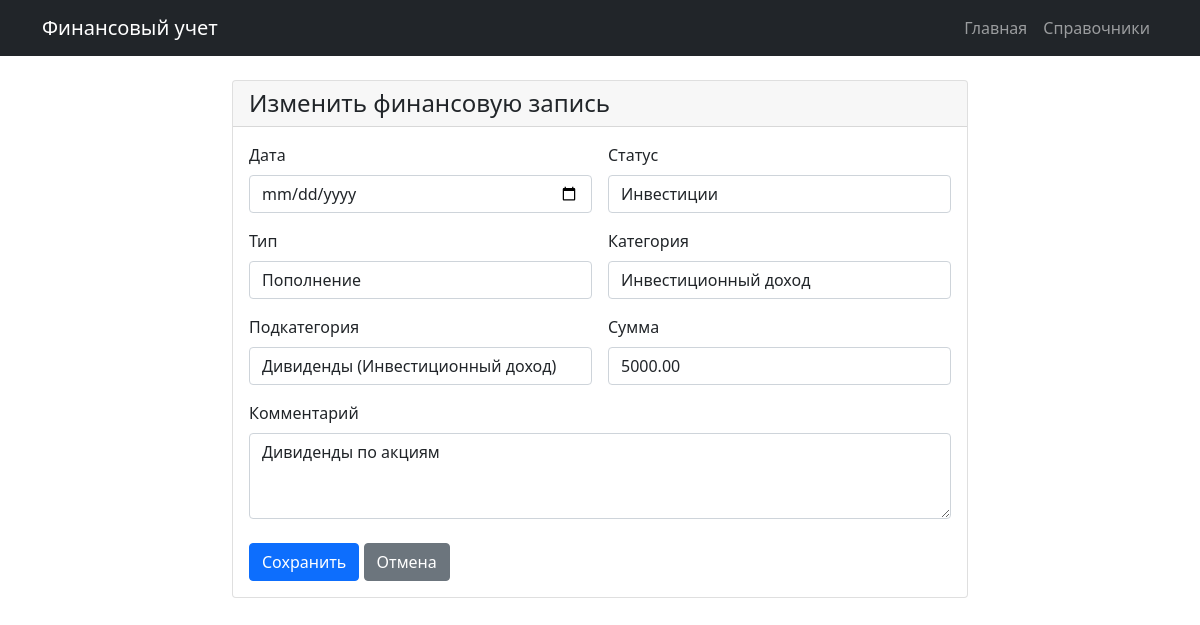
Page /4/edit/ on the committed database.
### task/models.py (models this page shows, shortened)
class FinancialRecord(models.Model):
    record_date = models.DateField()
    status = models.ForeignKey(Status, on_delete=models.PROTECT)
    operation_type = models.ForeignKey(OperationType, on_delete=models.PROTECT)
    category = models.ForeignKey(Category, on_delete=models.PROTECT)
    subcategory = models.ForeignKey(SubCategory, on_delete=models.PROTECT)
    amount = models.DecimalField(max_digits=10, decimal_places=2)
    comment = models.TextField(blank=True, null=True)
    created_at = models.DateTimeField(auto_now_add=True)
    updated_at = models.DateTimeField(auto_now=True)
    class Meta:
        managed = False
        db_table = 'finance_records'
        verbose_name_plural = "финансовый учет"
        indexes = [
            models.Index(fields=['record_date']),
            models.Index(fields=['status']),
            models.Index(fields=['operation_type']),
            models.Index(fields=['category']),
            models.Index(fields=['amount']),
        ]

### task/views.py (the view)
# urls.py: path('<int:pk>/edit/', views.RecordUpdateView.as_view(), name='record_edit'),
class RecordUpdateView(UpdateView):
    model = FinancialRecord
    form_class = FinancialRecordForm
    template_name = 'finance/record_form.html'
    success_url = reverse_lazy('finance:record_list')

### task/forms.py
class FinancialRecordForm(forms.ModelForm):
    class Meta:
        model = FinancialRecord
        fields = ['record_date', 'status', 'operation_type', 'category', 'subcategory', 'amount', 'comment']
        widgets = {
            'record_date': forms.DateInput(attrs={'type': 'date', 'class': 'form-control'}),
            'status': forms.Select(attrs={'class': 'form-control'}),
            'operation_type': forms.Select(attrs={'class': 'form-control'}),
            'category': forms.Select(attrs={'class': 'form-control'}),
            'subcategory': forms.Select(attrs={'class': 'form-control'}),
            'amount': forms.NumberInput(attrs={'class': 'form-control', 'step': '0.01'}),
            'comment': forms.Textarea(attrs={'class': 'form-control', 'rows': 3}),
        }

### task/models.py (called while the page is built)
    def __str__(self):
        return self.name

    def __str__(self):
        return self.name

    def __str__(self):
        return f"{self.name}"

    def __str__(self):
        return f"{self.name} ({self.category})"

### task/templates/finance/record_form.html (shortened to what this page needs)
{% extends 'base.html' %}
{% block content %}
<div class="row justify-content-center">
    <div class="col-md-8">
        <div class="card">
            <div class="card-header">
                <h4 class="mb-0">{% if form.instance.pk %}Изменить{% else %}Добавить{% endif %} финансовую запись</h4>
            </div>
            <div class="card-body">
                <form method="post">
                    <div class="row g-3">
                        <div class="col-md-6">
                            <label class="form-label">{{ "Дата" }}</label>
                            {{ form.record_date }}
                        </div>
                        <div class="col-md-6">
                            <label class="form-label">{{ "Статус" }}</label>
                            {{ form.status }}
                        </div>
                        <div class="col-md-6">
                            <label class="form-label">{{ "Тип" }}</label>
                            {{ form.operation_type }}
                        </div>
                        <div class="col-md-6">
                            <label class="form-label">{{ "Категория" }}</label>
                            {{ form.category }}
                        </div>
                        <div class="col-md-6">
                            <label class="form-label">{{ "Подкатегория" }}</label>
                            {{ form.subcategory }}
                        </div>
                        <div class="col-md-6">
                            <label class="form-label">{{ "Сумма" }}</label>
                            {{ form.amount }}
                        </div>
                        <div class="col-12">
                            <label class="form-label">{{ "Комментарий" }}</label>
                            {{ form.comment }}
                        </div>
                    </div>
                    <div class="mt-4">
                        <button type="submit" class="btn btn-primary">Сохранить</button>
                        <a href="{% url 'finance:record_list' %}" class="btn btn-secondary">Отмена</a>
                    </div>
                </form>
            </div>
        </div>
    </div>
</div>
{% endblock %}

### rows in the picture
FinancialRecord: status "Инвестиции", operation_type "Пополнение", category "Инвестиционный доход", subcategory "Дивиденды (Инвестиционный доход)", amount "5000.00", comment "Дивиденды по акциям"

### other values in the picture
{{ "Дата" }} "Дата"
{{ "Статус" }} "Статус"
{{ "Тип" }} "Тип"
{{ "Категория" }} "Категория"
{{ "Подкатегория" }} "Подкатегория"
{{ "Сумма" }} "Сумма"
{{ "Комментарий" }} "Комментарий"
